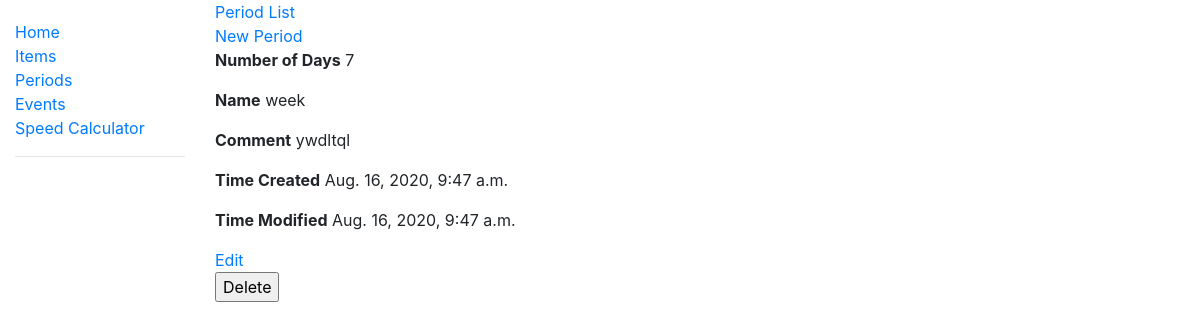
The app's page /period/6/, older data.
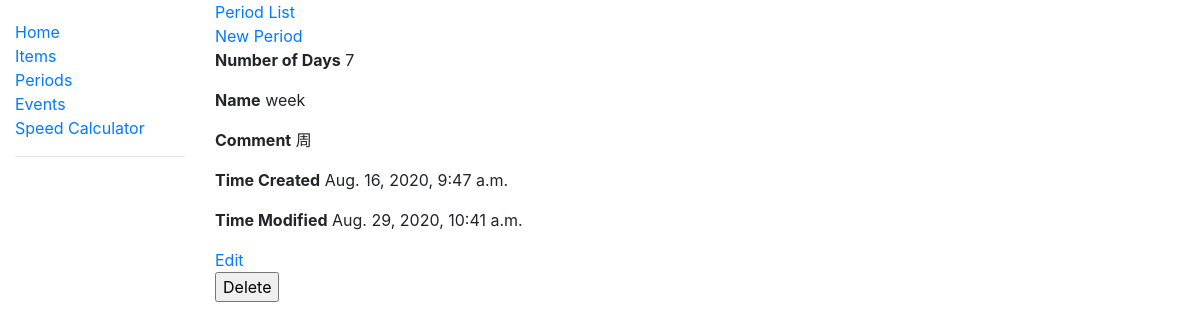
The same page, newer data.
### income_calculator/models.py (models this page shows, shortened)
class BasicModel(models.Model):
    id = models.AutoField(primary_key=True)
    display_name = models.CharField(max_length=50)  # The display name of the object
    comment = models.TextField(null=True)  # a short description of the object
    time_created = models.PositiveIntegerField()
    time_modified = models.PositiveIntegerField()
    deleted = models.BooleanField()
    @property
    def time_created_string(self):
        return datetime.fromtimestamp(self.time_created)
    @property
    def time_modified_string(self):
        return datetime.fromtimestamp(self.time_modified)

### income_calculator/views.py (the view)
# urls.py: path('period/<int:pk>/', views.PeriodDetailView.as_view(), name='period_detail'),
class PeriodDetailView(generic.DetailView):
    model = Period
    context_object_name = 'period_detail'

### income_calculator/models.py (called while the page is built)
    def __str__(self):
        days_suffix = 's' if self.num_days > 1 else ''
        return self.display_name + ' (' + str(self.num_days) + ' day' + days_suffix + ')'

### income_calculator/templates/income_calculator/period_detail.html (shortened to what this page needs)
{% extends "base_generic.html" %}
{% block content %}
  <a href="{% url 'periods'%}">Period List</a><br/>
  <a href="{% url 'new_period'%}">New Period</a>
  <p><strong>Number of Days</strong> {{ period_detail.num_days }}</p>
  <p><strong>Name</strong> {{ period_detail.display_name }}</p>
  <p><strong>Comment</strong> {{ period_detail.comment }}</p>
  <p><strong>Time Created</strong> {{ period_detail.time_created_string }}</p>
  <p><strong>Time Modified</strong> {{ period_detail.time_modified_string }}</p>
  <td><a href="{% url 'period_edit' period_detail.id %}">Edit</a></td>
  <form action="{% url 'period_delete' %}" method="post" onsubmit="return confirm('Do you really want to delete {{ period_detail }}?')">
    <input type="submit" value="Delete">
  </form>
{% endblock %}

Row changes from the older to the newer data that the page shows:
changed BasicModel "week": comment "ywdltql" → "周"; time_modified_string "Aug. 16, 2020, 9:47 a.m." → "Aug. 29, 2020, 10:41 a.m."
